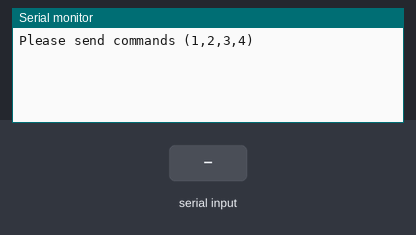
Simulated run of this sketch. Board: Arduino Uno, built with avr-gcc and run on an emulated ATmega328P. Shown: the last lines printed to the serial monitor. The inputs (shaded band) are chosen by the test bench.

Above: at 1.2 s.
1.3 s: "1" received over Serial
At 1.8 s:
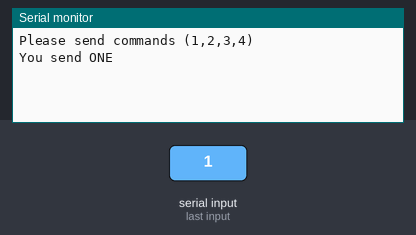
2.8 s: "2" received over Serial
At 4.0 s:
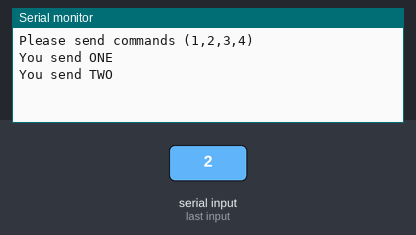
4.3 s: "3" received over Serial
At 5.3 s:
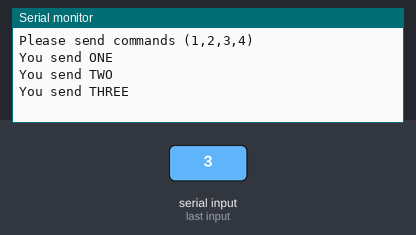
5.8 s: "4" received over Serial
At 6.5 s:
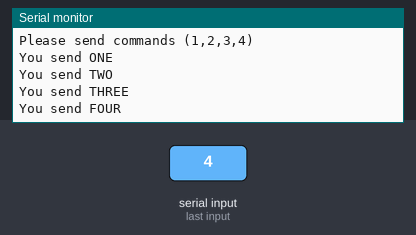
7.3 s: "0" received over Serial
At 7.6 s:
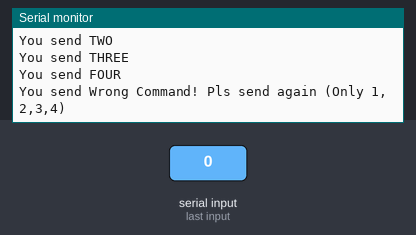

The sketch:

Serial.ino
```cpp
static int count = 0;
void setup() {
  // put your setup code here, to run once:
  Serial.begin(9600);
  //Serial.println();
  Serial.println("\nPlease send commands (1,2,3,4) ");
}

void loop() {
 count++;
 if(Serial.available()>0)
 {
   byte cmd = Serial.read();
   if(cmd!=10)
   {
    switch(cmd){
      case 49: Serial.println("You send ONE"); break;
      case 50: Serial.println("You send TWO"); break;
      case 51: Serial.println("You send THREE"); break;
      case 52: Serial.println("You send FOUR"); break;
      default: Serial.println("You send Wrong Command! Pls send again (Only 1,2,3,4)"); break;
    }
   }

 }

}
```

Measured:
- after the input at 1.3 s, the serial monitor: prints a new line at once (image 1)
- after the input at 2.8 s, the serial monitor: prints a new line at once (image 2)
- after the input at 4.3 s, the serial monitor: prints a new line at once (image 3)
- after the input at 5.8 s, the serial monitor: prints a new line at once (image 4)
- after the input at 7.3 s, the serial monitor: prints a new line at once (image 5)
